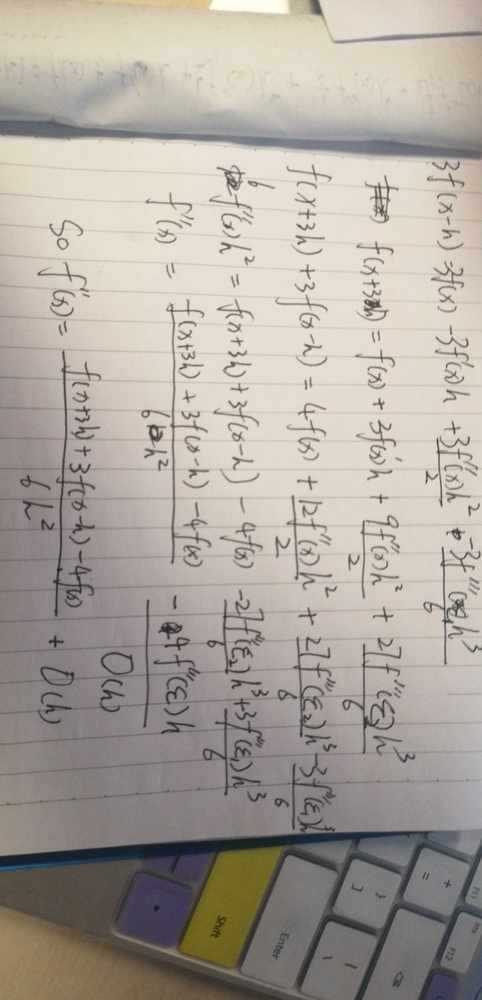
#> input picture 777.jpg, 482 x 1000 px, shrunk from 926 x 1920 before the run
$ python filter.py example.jpg -i 777.jpg -o 777.jpg
#> lines starting #> are read from the running program, lines starting #| are printed output that depends on the picture
# Author: Erwin
import numpy as np
from cv2 import cv2
import argparse
from matplotlib import pyplot as plt
import sys
import warnings

warnings.filterwarnings('ignore')

# [61 lines left out: functions butterworthFilter, gaussFilter, distance_array, normalize, not called in this run]

def improcess(args):
    i=args.i
    o=args.o
    f=args.f
    hol=args.hol
    D=args.D
    n=args.n


    img=cv2.imread(i,0)
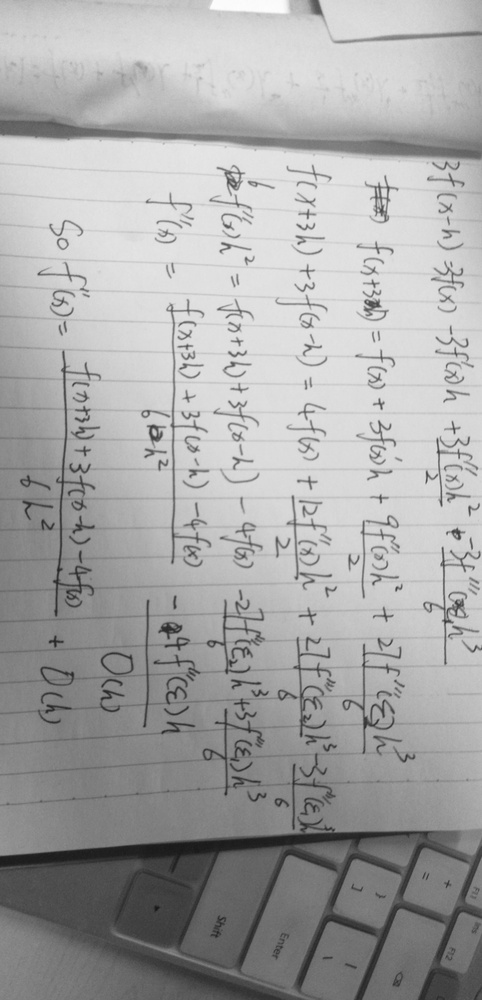
#> img: shape (1000, 482); min 23, max 255, mean 166.9
    # img=np.array([[1,2,3,4,5,6,7,8],[1,2,3,4,5,6,7,8],[1,2,3,4,5,6,7,8],[1,2,3,4,5,6,7,8],[1,2,3,4,5,6,7,8],[1,2,3,4,5,6,7,8],[1,2,3,4,5,6,7,8],[1,2,3,4,5,6,7,8]])
    if f=='butterworth':
        show_fourier1,show_filter,show_fourier2,result=butterworthFilter(img,hol,D,n)
    if f=='gauss':
        show_fourier1,show_filter,show_fourier2,result=gaussFilter(img,hol,D)
    else:
        print('the filter is not supported')
        return
    # [4 lines of commented-out code are left out]
    result=normalize(result)*255
    plt.figure('fourier transfermation')
    plt.subplot('151')
    plt.xticks([])
    plt.yticks([])
    plt.imshow(img,'gray',)
    plt.subplot('152')
    plt.xticks([])
    plt.yticks([])
    plt.imshow(show_fourier1,'gray')
    plt.subplot('153')
    plt.xticks([])
    plt.yticks([])
    plt.imshow(show_filter,'gray')
    plt.subplot('154')
    plt.xticks([])
    plt.yticks([])
    plt.imshow(show_fourier2,'gray')
    plt.subplot('155')
    plt.xticks([])
    plt.yticks([])
    plt.imshow(result,'gray')
    plt.show()
    cv2.imwrite(o,result)


main_parser=argparse.ArgumentParser(description='a simple image processer base on fourier transfer')
main_parser.add_argument('f',metavar='filter',type=str,help='the filter you want to use, candidate:[butterworth,gauss]')
main_parser.add_argument('-i',metavar='input file',type=str,help='the path of input file',default='./input.png')
main_parser.add_argument('-o',metavar='output file',type=str,help='the path of output file',default='./output.png')
main_parser.add_argument('-hol',metavar='high or low',help='high pass filter or low pass filter',type=str,default='high')
main_parser.add_argument('-D',help='D0 parameter',type=int,default=50)
main_parser.add_argument('-n',help='n parameter',type=int,default=2)

args = main_parser.parse_args(sys.argv[1:])
improcess(args)
